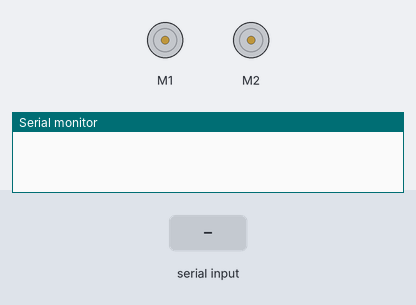
A sketch run on a simulated Arduino Uno, built with avr-gcc and run on an emulated ATmega328P. Parts: 2 × DC motor (green arrow = forward, orange = backward, longer = faster), the last lines printed to the serial monitor. The test bench sets the inputs (shaded band).

Above: at 1.2 s.
1.3 s: "f" received over Serial
At 2.0 s:
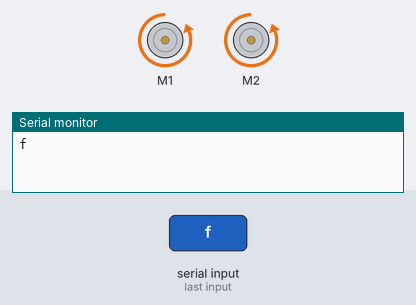
2.8 s: "b" received over Serial
At 3.1 s:
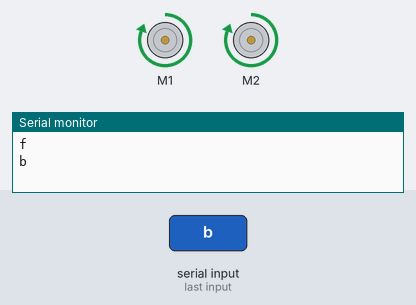
4.3 s: "l" received over Serial
At 5.5 s:
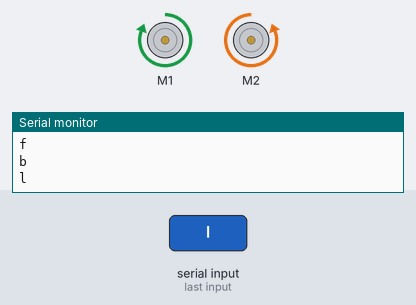
5.8 s: "r" received over Serial
At 6.6 s:
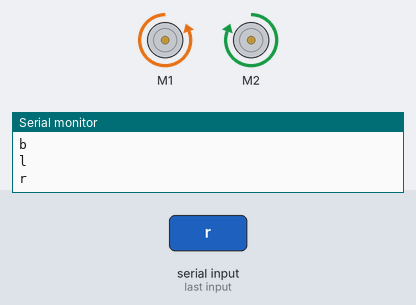
Timing chart, 0 to 8.3 s (numbered marks = the images above; inputs shaded):
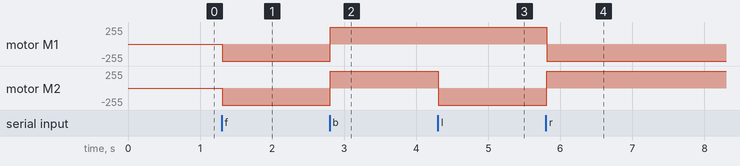

The sketch:

FW.ino
```cpp
#include <AFMotor.h>

char blt = 's'; //Biến nhận dữ liệu qua bluetooth
AF_DCMotor motor1(1); //Khai báo động cơ 1
AF_DCMotor motor2(2); //Khai báo động cơ 2

void setup()
{
  // put your setup code here, to run once:
  Serial.begin(9600); //Mở cổng Serial
  motor1.setSpeed(255);//Đặt tốc độ động cơ
  motor2.setSpeed(255);
}

void loop()
{
  // put your main code here, to run repeatedly:
  if ( Serial.available() > 0 )
  {
      blt = Serial.read();
      Serial.println(blt);
  }
  if ( blt == 'f') //tien
  {
      //Serial.println("MOVE FORWARD!");
      motor1.run(BACKWARD);      // động cơ tiến
      motor2.run(BACKWARD);
      //blt = 's';
      delay(5);
  }
  if (blt == 'b') //lui
  {
      //Serial.println("MOVE FORWARD!");
      motor1.run(FORWARD);      // động cơ lui
      motor2.run(FORWARD);
      //blt = 's';
      delay(5);
  }
  if (blt == 'l') //xoaytrai
  {
      motor1.run(FORWARD);      // động cơ quay trai
      motor2.run(BACKWARD);
      //blt = 's';
      delay(5);
  }
  if (blt == 'r') //xoayphai
  {
      motor1.run(BACKWARD);      // động cơ quay phai
      motor2.run(FORWARD);
      //blt = 's';
      delay(5);
  }
  if (blt == 's')//Dung dong co
  {
      //Serial.println("STOP!");
      motor1.run(RELEASE);
      motor2.run(RELEASE);
      //blt = 's';
      delay(5);
  }
  delay(5);
}
```

Measured:
- after the input at 1.3 s, motor M1, motor M2: stopped → backward 255/255 at once
- after the input at 2.8 s, motor M1, motor M2: backward 255/255 → forward 255/255 at once
- after the input at 4.3 s, motor M2: forward 255/255 → backward 255/255 at once
- after the input at 5.8 s, motor M1: forward 255/255 → backward 255/255 at once; motor M2: backward 255/255 → forward 255/255 at once
